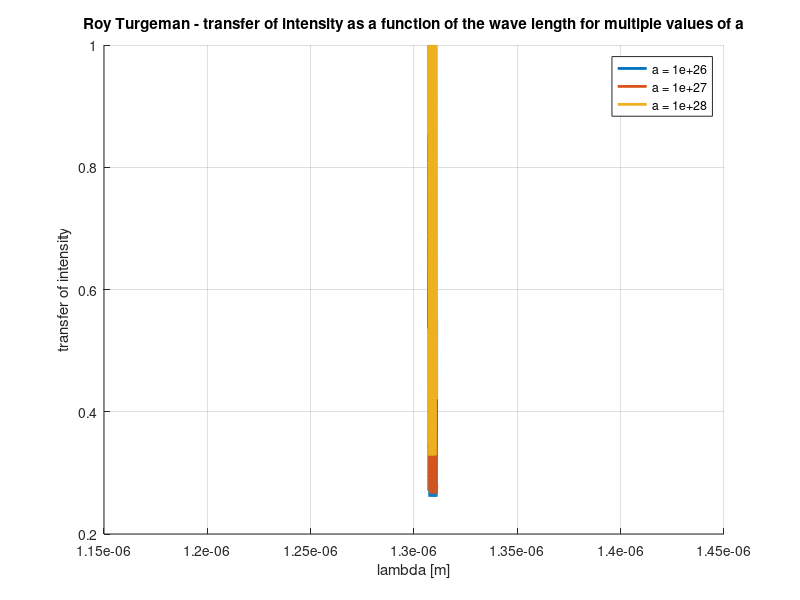

The MATLAB source for this figure:
close all
% id 328141809
% 1D ----------------------------------

% values
n_0 = 1.909;
d=9.675*10.^-4;
theta_B = 62.352;
c = 3*10.^8;  % meter / s


lambda_center=1.309*10.^-6;
lambda_values = linspace(lambda_center- 2 * 10.^-9,lambda_center+ 2 * 10.^-9, 1000);  

nu = @(lambda) c./lambda;
n_glass = @(lambda, a) (n_0 - a./(nu(lambda)).^2);
theta_glass = @(lambda, a) asind(sind(theta_B)./n_glass(lambda, a));  % transfer angle
R = @(lambda, a) (sind(theta_B-theta_glass(lambda, a))./(sind(theta_B+theta_glass(lambda, a)))).^2;
delta = @(lambda, a) ((4*180*d*cosd(theta_B)./lambda) .* n_glass(lambda, a));
u = @(lambda, a) (sind(delta(lambda, a)./2)).^2;
transfer = @(lambda, a) ((1-R(lambda, a)).^2)./((1-R(lambda, a)).^2+4*R(lambda, a).*u(lambda, a));

a_values = [10.^26, 10.^27, 10.^28];
nu_FSR_values = zeros(size(a_values));
lambda_FSR_values = zeros(size(a_values));

hold on;
for i = 1:length(a_values)
   transfer_values = transfer(lambda_values, a_values(i));
   plot(lambda_values, transfer_values, 'LineWidth', 2);

   lambda_values_for_FSR = linspace(lambda_center - 100 * 10.^-9,lambda_center + 100 * 10.^-9, 1000);  

   [transfer_peak, lambda_for_max] = findpeaks(transfer_values);
   frquency_values = nu(lambda_values_for_FSR(lambda_for_max));
   nu_FSR_values(i) = mean(abs(diff(frquency_values)));
   lambda_FSR_values(i) = mean(abs(diff(lambda_values_for_FSR(lambda_for_max))));
end

% axes
xlabel('lambda [m]')
ylabel('transfer of intensity')
title('Roy Turgeman - transfer of intensity as a function of the wave length for multiple values of a');

%Display the grid
grid on;

% Legend
legend(cellstr(num2str(a_values', 'a = %-d')));

hold off;

% Display FSR values
disp('nu FSR values for each value of a:');
disp(nu_FSR_values);
disp('lambda FSR values for each value of a:');
disp(lambda_FSR_values);




